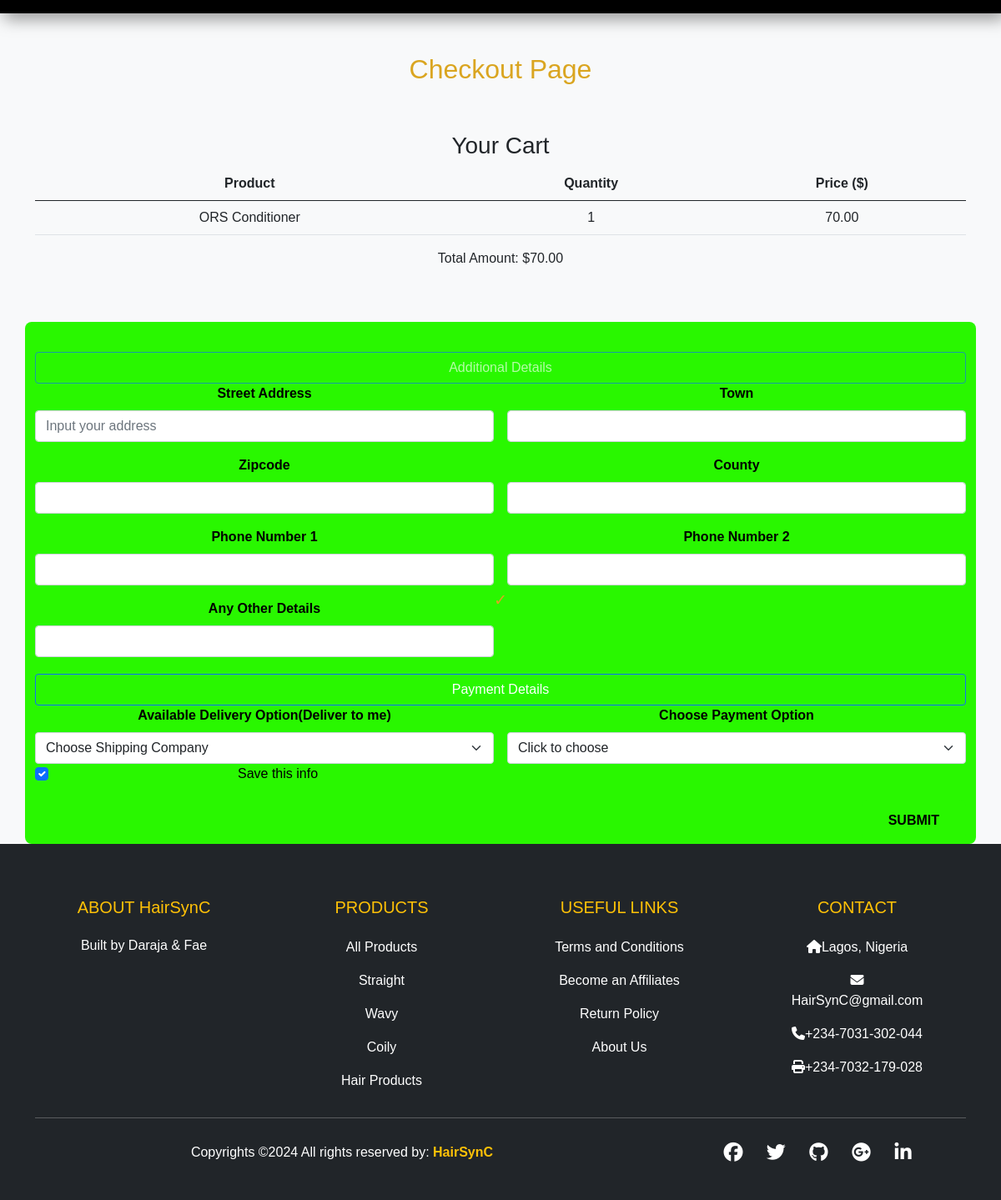
Page /store/checkout/ (signed in) on the earlier database version.
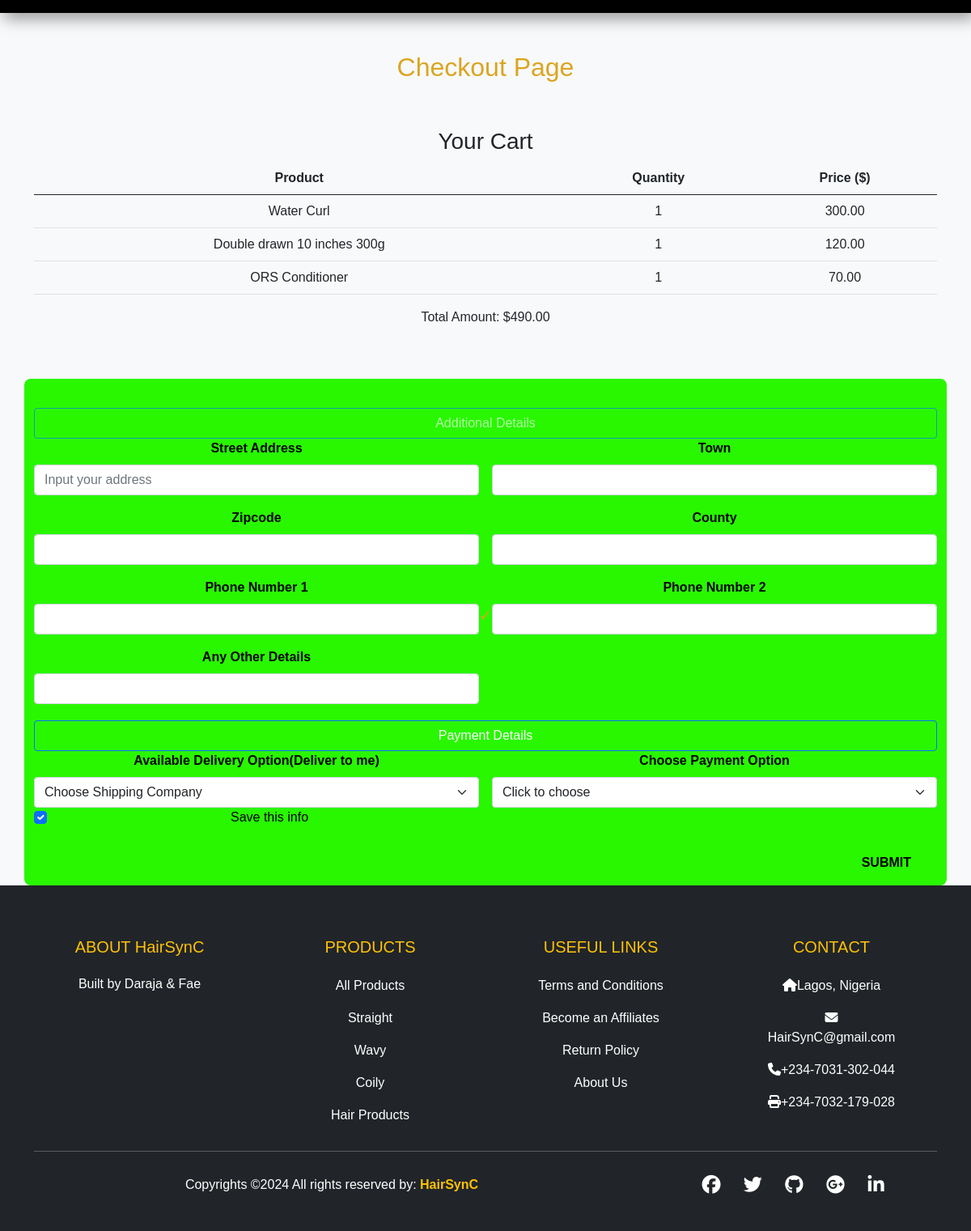
Same page on the later database version.
### store/models.py (models this page shows, shortened)
class CartItem(models.Model):
    item_id = models.AutoField(primary_key=True)
    cart = models.ForeignKey(ShoppingCart, on_delete=models.CASCADE)
    product = models.ForeignKey(Product, on_delete=models.CASCADE)
    quantity = models.PositiveIntegerField()

class Product(models.Model):
    product_id = models.AutoField(primary_key=True)
    name = models.CharField(max_length=255)
    description = models.TextField()
    price = models.DecimalField(max_digits=10, decimal_places=2)
    quantity_in_stock = models.IntegerField(validators=[MinValueValidator(0)])
    category = models.ForeignKey(Category, on_delete=models.CASCADE)
    image = models.ImageField(upload_to='images', blank=True)

### store/views.py (the view)
    def wrapper(request, *args, **kwargs):
        if not request.user.is_authenticated:
            return JsonResponse({"error": "Unauthorized"}, status=401)
        return view_func(request, *args, **kwargs)

### store/views.py (called while the page is built)
def check_authentication(view_func):
    def wrapper(request, *args, **kwargs):
        if not request.user.is_authenticated:
            return JsonResponse({"error": "Unauthorized"}, status=401)
        return view_func(request, *args, **kwargs)
    return wrapper

@check_authentication
@require_http_methods(["GET"])
def checkout(request):
    try:
        user_id = request.user.id
        cart_contents = ShoppingCart.objects.get(user=user_id)
        cart_items = CartItem.objects.filter(cart=cart_contents)
        for item in cart_items:
            item.total_price = item.product.price * item.quantity
        total_amount = sum(item.total_price for item in cart_items)
        return render(request, 'store/checkout.html', {
            'cart_items': cart_items,
            'total_amount': total_amount,
            'cart_item_count': cart_items.count()
        })
    except ShoppingCart.DoesNotExist:
        return render(request, 'store/checkout.html', {
            'cart_items': [],
            'total_amount': 0,
            'cart_item_count': 0
        })

### store/templates/store/checkout.html (shortened to what the changed rows need)
<!DOCTYPE html>
<html lang="en">
<head>
 {% load static %}
 <link rel="stylesheet" href="{% static 'store/css/style.css' %}">
 <link href="{% static 'store/css/all.min.css' %}" rel="stylesheet">
 <link href="{% static 'store/css/bootstrap.min.css' %}" rel="stylesheet">
 <link href="{% static 'store/css/bootstrap-icons.css' %}" rel="stylesheet">
</head>
<body>
<body class="bg-light">
 <div class="container">
      <div class="py-5 text-center">
          <h2 style="color: goldenrod;"> Checkout Page </style></h2>
          <br><br>
          <div class="form">
                <h3>Your Cart</h3>
                <table class="table cart-table">
                 <thead>
                    <tr>
                      <th scope="col">Product</th>
                      <th scope="col">Quantity</th>
                      <th scope="col">Price ($)</th>
                    </tr>
                 </thead>
                 <tbody>
                    {% for item in cart_items %}
                    <tr>
                      <td>{{ item.product.name }}</td>
                      <td>{{ item.quantity }}</td>
                      <td>{{ item.total_price }}</td>
                    </tr>
                    {% endfor %}
                 </tbody>
                </table>
                <p>Total Amount: ${{ total_amount }}</p>
              </div>
            </div>
          </div>
</body>
</body>
</html>

Differences in the rows shown:
added CartItem: product.name "Water Curl", quantity "1", total_price "300.00"
added CartItem: product.name "Double drawn 10 inches 300g", quantity "1", total_price "120.00"
Other differences:
{{ total_amount }}: "70.00" → "490.00"
